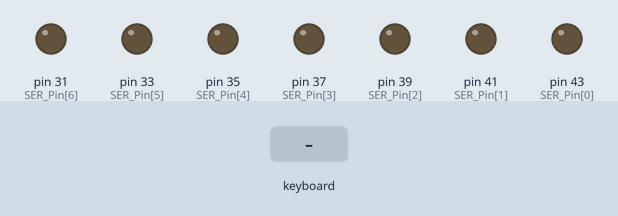
The sketch below on a simulated Arduino Mega 2560, built with avr-gcc and run on an emulated ATmega2560. On the bench: output pins drawn as LEDs (lit = HIGH). Inputs (shaded band) come from the test bench. Pins used as bus, display or sensor lines are not drawn.

Above: at 1.2 s.
1.3 s: PS/2 keyboard text "a" received
At 1.7 s:
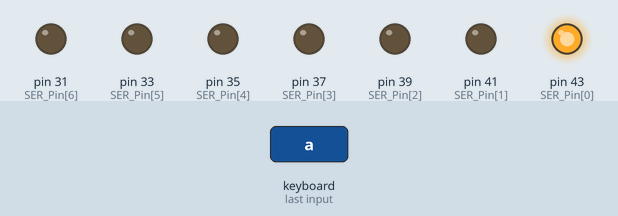
Timing chart, 0 to 4.3 s (numbered marks = the images above; inputs shaded):
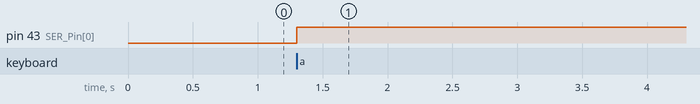

Measured:
- after the input at 1.3 s, pin 43 (SER_Pin[0]): LOW → HIGH at once

The sketch:

demo_letters.ino
```cpp
#include <PS2Keyboard.h>

const int DATA_PIN = 4; // black
const int CLK_PIN = 3; // white
//brown = ground
//red = 5 V
PS2Keyboard keyboard;

// 2-dimensional array of row pin numbers:
const int row[8] = {
  22, 24, 26, 28, 46, 48, 50, 52 };    // matrix pins 1, 2, 3, 4, 21, 22, 23, 24
const int col[8] = {
  30, 32, 34, 36, 38, 40, 42, 44 };    // matrix pins 5, 6, 7, 8, 9, 10, 11, 12

int SER_Pin[] = {43,41,39,37,35,33,31};  // pin31 is attached to the closest data pin to the PWR on the board
int SRCLK_Pin = 45; //pin 11 on the 75HC595 - clock pin
int RCLK_Pin = 47;  //pin 12 on the 75HC595 - latch pin (BOTTOM/OUTERMOST PIN on the board)

//  int a = 1; int b = 2; int c = 3; int d = 4; int e = 5; int f = 6;
//  int g = 7;  int h = 8;  int i = 9;  int j = 10; int k = 11; int l = 12;
//  int m = 13; int n = 14; int o = 15; int p = 16; int q = 17; int r = 18;
//  int s = 19; int t = 20; int u = 21; int v = 22; int w = 23; int x = 24;
//  int y = 25; int z = 26;

#define num_col 8
#define num_row 7

int place = 0;
int c;
int x;
int y;

boolean valve[num_col][num_row];

void setup(){
  for (int i=0; i < num_row; i++){
    pinMode(SER_Pin[i], OUTPUT);
  }
  pinMode(RCLK_Pin, OUTPUT);
  pinMode(SRCLK_Pin, OUTPUT);

  for (int thisPin = 0; thisPin < 8; thisPin++) {
    // initialize the output pins:
    pinMode(col[thisPin], OUTPUT);
    pinMode(row[thisPin], OUTPUT);
    // take the col pins (i.e. the cathodes) high to ensure that
    // the LEDS are off:
    digitalWrite(col[thisPin],LOW);
    digitalWrite(row[thisPin],HIGH);
  }

  keyboard.begin(DATA_PIN,CLK_PIN);

  //reset all register pins
  clear_all();
  update_valves();
}

//set all register pins to LOW
void clear_all(){
  for(int i = 0; i < num_col; i++){
     for (int j = 0; j < num_row; j++){
      valve[i][j] = LOW;
     }
  }
}

void update_valves(){

  digitalWrite(RCLK_Pin, LOW);

  for(int i = num_col - 1; i >=  0; i--){
    digitalWrite(SRCLK_Pin, LOW);
    for (int j = 0; j < num_row; j++){
      int val = valve[i][j];
      digitalWrite(SER_Pin[j], val);
    }
    digitalWrite(SRCLK_Pin, HIGH);

  }
  digitalWrite(RCLK_Pin, HIGH);

}

//set an individual pin HIGH or LOW
void set(int i, int j, boolean value){
  valve[i][j] = value;
//  if (register_num==1) valve[index] = value;
//  if (register_num==2) valve2[index] = value;
}

void loop(){
  while(keyboard.available()!=1){
    refreshScreen();
  }
  char key = keyboard.read();

  c = key - 96;                        // Converts ASCII Char into number for letter_val

  if (place < 3) {
    x = place * 3;
    y = 0;
  }
  else {
    x = (place - 3) * 3;
    y = 4;
  }
  letter(c, x, y);
  update_valves();
  place++;
  if (place >= 6) {
    place = 0;
  }
}

void refreshScreen() {
  for (int thisPin = 0; thisPin < 8; thisPin++) {
    // makes sure the LEDS are off
    digitalWrite(col[thisPin], LOW);
    digitalWrite(row[thisPin], HIGH);
  }

  for (int x = 0; x < num_col; x++) {
    for (int y = 0; y < num_row; y++) {
      if (valve[x][y] == HIGH) {
        digitalWrite(col[x], HIGH);
        digitalWrite(row[y], LOW);
        digitalWrite(col[x], LOW);
        digitalWrite(row[y], HIGH);
      }
    }
  }
}


void letter(int letter_val,int pos_x,int pos_y){
//  Place letter at a position on the grid. (x,y) corresponds to
//  desired location of upper left dot of the letter.
  switch(letter_val){
    //case 0 is just a blank 2x3 space
    case 0:
      valve[pos_x][pos_y]= LOW; valve[pos_x+1][pos_y]= LOW;
      valve[pos_x][pos_y+1]= LOW; valve[pos_x+1][pos_y+1]= LOW;
      valve[pos_x][pos_y+2]= LOW; valve[pos_x+1][pos_y+2]= LOW;
      break;

    case 1:
      valve[pos_x][pos_y]= HIGH; valve[pos_x+1][pos_y]= LOW;
      valve[pos_x][pos_y+1]= LOW; valve[pos_x+1][pos_y+1]= LOW;
      valve[pos_x][pos_y+2]= LOW; valve[pos_x+1][pos_y+2]= LOW;
      break;
    case 11:
      valve[pos_x][pos_y]= HIGH; valve[pos_x+1][pos_y]= LOW;
      valve[pos_x][pos_y+1]= LOW; valve[pos_x+1][pos_y+1]= LOW;
      valve[pos_x][pos_y+2]= HIGH; valve[pos_x+1][pos_y+2]= LOW;
      break;
    case 21:
      valve[pos_x][pos_y]= HIGH; valve[pos_x+1][pos_y]= LOW;
      valve[pos_x][pos_y+1]= LOW; valve[pos_x+1][pos_y+1]= LOW;
      valve[pos_x][pos_y+2]= HIGH; valve[pos_x+1][pos_y+2]= HIGH;
      break;

    case 2:
      valve[pos_x][pos_y]= HIGH; valve[pos_x+1][pos_y]= LOW;
      valve[pos_x][pos_y+1]= HIGH; valve[pos_x+1][pos_y+1]= LOW;
      valve[pos_x][pos_y+2]= LOW; valve[pos_x+1][pos_y+2]= LOW;
      break;
    case 12:
      valve[pos_x][pos_y]= HIGH; valve[pos_x+1][pos_y]= LOW;
      valve[pos_x][pos_y+1]= HIGH; valve[pos_x+1][pos_y+1]= LOW;
      valve[pos_x][pos_y+2]= HIGH; valve[pos_x+1][pos_y+2]= LOW;
      break;
    case 22:
      valve[pos_x][pos_y]= HIGH; valve[pos_x+1][pos_y]= LOW;
      valve[pos_x][pos_y+1]= HIGH; valve[pos_x+1][pos_y+1]= LOW;
      valve[pos_x][pos_y+2]= HIGH; valve[pos_x+1][pos_y+2]= HIGH;
      break;

    case 3:
      valve[pos_x][pos_y]= HIGH; valve[pos_x+1][pos_y]= HIGH;
      valve[pos_x][pos_y+1]= LOW; valve[pos_x+1][pos_y+1]= LOW;
      valve[pos_x][pos_y+2]= LOW; valve[pos_x+1][pos_y+2]= LOW;
      break;
    case 13:
      valve[pos_x][pos_y]= HIGH; valve[pos_x+1][pos_y]= HIGH;
      valve[pos_x][pos_y+1]= LOW; valve[pos_x+1][pos_y+1]= LOW;
      valve[pos_x][pos_y+2]= HIGH; valve[pos_x+1][pos_y+2]= LOW;
      break;
    case 24:
      valve[pos_x][pos_y]= HIGH; valve[pos_x+1][pos_y]= HIGH;
      valve[pos_x][pos_y+1]= LOW; valve[pos_x+1][pos_y+1]= LOW;
      valve[pos_x][pos_y+2]= HIGH; valve[pos_x+1][pos_y+2]= HIGH;
      break;

    case 4:
      valve[pos_x][pos_y]= HIGH; valve[pos_x+1][pos_y]= HIGH;
      valve[pos_x][pos_y+1]= LOW; valve[pos_x+1][pos_y+1]= HIGH;
      valve[pos_x][pos_y+2]= LOW; valve[pos_x+1][pos_y+2]= LOW;
      break;
    case 14:
      valve[pos_x][pos_y]= HIGH; valve[pos_x+1][pos_y]= HIGH;
      valve[pos_x][pos_y+1]= LOW; valve[pos_x+1][pos_y+1]= HIGH;
      valve[pos_x][pos_y+2]= HIGH; valve[pos_x+1][pos_y+2]= LOW;
      break;
    case 25:
      valve[pos_x][pos_y]= HIGH; valve[pos_x+1][pos_y]= HIGH;
      valve[pos_x][pos_y+1]= LOW; valve[pos_x+1][pos_y+1]= HIGH;
      valve[pos_x][pos_y+2]= HIGH; valve[pos_x+1][pos_y+2]= HIGH;
      break;

    case 5:
      valve[pos_x][pos_y]= HIGH; valve[pos_x+1][pos_y]= LOW;
      valve[pos_x][pos_y+1]= LOW; valve[pos_x+1][pos_y+1]= HIGH;
      valve[pos_x][pos_y+2]= LOW; valve[pos_x+1][pos_y+2]= LOW;
      break;
    case 15:
      valve[pos_x][pos_y]= HIGH; valve[pos_x+1][pos_y]= LOW;
      valve[pos_x][pos_y+1]= LOW; valve[pos_x+1][pos_y+1]= HIGH;
      valve[pos_x][pos_y+2]= HIGH; valve[pos_x+1][pos_y+2]= LOW;
      break;
    case 26:
      valve[pos_x][pos_y]= HIGH; valve[pos_x+1][pos_y]= LOW;
      valve[pos_x][pos_y+1]= LOW; valve[pos_x+1][pos_y+1]= HIGH;
      valve[pos_x][pos_y+2]= HIGH; valve[pos_x+1][pos_y+2]= HIGH;
      break;

    case 6:
      valve[pos_x][pos_y]= HIGH; valve[pos_x+1][pos_y]= HIGH;
      valve[pos_x][pos_y+1]= HIGH; valve[pos_x+1][pos_y+1]= LOW;
      valve[pos_x][pos_y+2]= LOW; valve[pos_x+1][pos_y+2]= LOW;
      break;
    case 16:
      valve[pos_x][pos_y]= HIGH; valve[pos_x+1][pos_y]= HIGH;
      valve[pos_x][pos_y+1]= HIGH; valve[pos_x+1][pos_y+1]= LOW;
      valve[pos_x][pos_y+2]= HIGH; valve[pos_x+1][pos_y+2]= LOW;
      break;

    case 7:
      valve[pos_x][pos_y]= HIGH; valve[pos_x+1][pos_y]= HIGH;
      valve[pos_x][pos_y+1]= HIGH; valve[pos_x+1][pos_y+1]= HIGH;
      valve[pos_x][pos_y+2]= LOW; valve[pos_x+1][pos_y+2]= LOW;
      break;
    case 17:
      valve[pos_x][pos_y]= HIGH; valve[pos_x+1][pos_y]= HIGH;
      valve[pos_x][pos_y+1]= HIGH; valve[pos_x+1][pos_y+1]= HIGH;
      valve[pos_x][pos_y+2]= HIGH; valve[pos_x+1][pos_y+2]= LOW;
      break;

    case 8:
      valve[pos_x][pos_y]= HIGH; valve[pos_x+1][pos_y]= LOW;
      valve[pos_x][pos_y+1]= HIGH; valve[pos_x+1][pos_y+1]= HIGH;
      valve[pos_x][pos_y+2]= LOW; valve[pos_x+1][pos_y+2]= LOW;
      break;
    case 18:
      valve[pos_x][pos_y]= HIGH; valve[pos_x+1][pos_y]= LOW;
      valve[pos_x][pos_y+1]= HIGH; valve[pos_x+1][pos_y+1]= HIGH;
      valve[pos_x][pos_y+2]= HIGH; valve[pos_x+1][pos_y+2]= LOW;
      break;

    case 9:
      valve[pos_x][pos_y]= LOW; valve[pos_x+1][pos_y]= HIGH;
      valve[pos_x][pos_y+1]= HIGH; valve[pos_x+1][pos_y+1]= LOW;
      valve[pos_x][pos_y+2]= LOW; valve[pos_x+1][pos_y+2]= LOW;
      break;
    case 19:
      valve[pos_x][pos_y]= LOW; valve[pos_x+1][pos_y]= HIGH;
      valve[pos_x][pos_y+1]= HIGH; valve[pos_x+1][pos_y+1]= LOW;
      valve[pos_x][pos_y+2]= HIGH; valve[pos_x+1][pos_y+2]= LOW;
      break;

    case 10:
      valve[pos_x][pos_y]= LOW; valve[pos_x+1][pos_y]= HIGH;
      valve[pos_x][pos_y+1]= HIGH; valve[pos_x+1][pos_y+1]= HIGH;
      valve[pos_x][pos_y+2]= LOW; valve[pos_x+1][pos_y+2]= LOW;
      break;
    case 20:
      valve[pos_x][pos_y]= LOW; valve[pos_x+1][pos_y]= HIGH;
      valve[pos_x][pos_y+1]= HIGH; valve[pos_x+1][pos_y+1]= HIGH;
      valve[pos_x][pos_y+2]= HIGH; valve[pos_x+1][pos_y+2]= LOW;
      break;

    case 23:
      valve[pos_x][pos_y]= LOW; valve[pos_x+1][pos_y]= HIGH;
      valve[pos_x][pos_y+1]= HIGH; valve[pos_x+1][pos_y+1]= HIGH;
      valve[pos_x][pos_y+2]= LOW; valve[pos_x+1][pos_y+2]= HIGH;
      break;

  }
}
```
